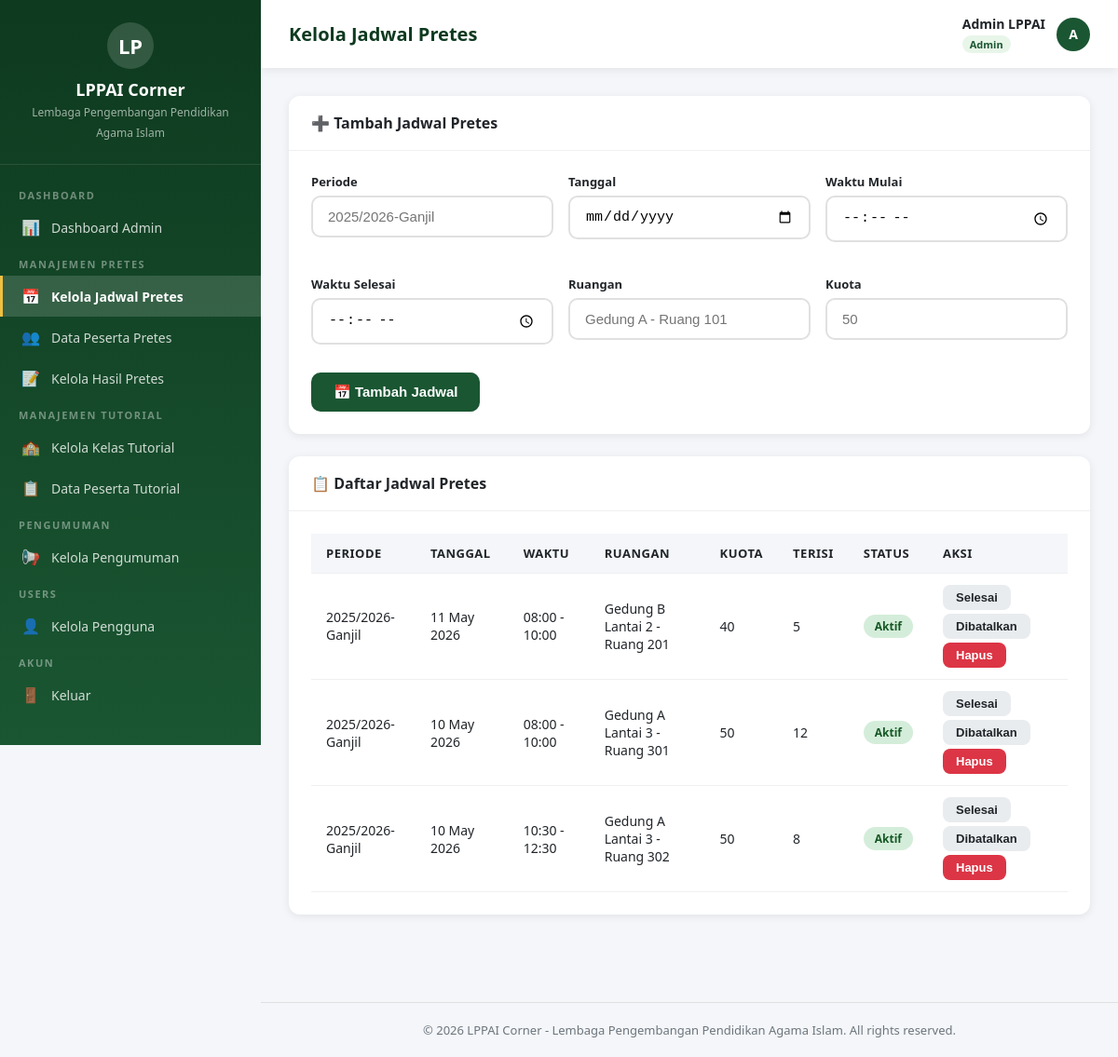
Page /admin/pretes-jadwal.php (signed in) on the committed database.
### tables this page shows
CREATE TABLE pretes_schedules (
    id INT AUTO_INCREMENT PRIMARY KEY,
    periode VARCHAR(20) NOT NULL,
    tanggal DATE NOT NULL,
    waktu_mulai TIME NOT NULL,
    waktu_selesai TIME NOT NULL,
    ruangan VARCHAR(100) NOT NULL,
    kuota INT DEFAULT 0,
    terisi INT DEFAULT 0,
    status ENUM('aktif', 'selesai', 'dibatalkan') DEFAULT 'aktif',
    created_at TIMESTAMP DEFAULT CURRENT_TIMESTAMP
);

### includes/auth.php (called while the page is built, shortened)
<?php
function sanitize($input) {
    return htmlspecialchars(trim($input), ENT_QUOTES, 'UTF-8');
}

### admin/pretes-jadwal.php (the view, shortened to what this page needs)
<?php
require_once __DIR__ . '/../includes/auth.php';
$pdo = getDBConnection();
$schedules = $pdo->query("SELECT * FROM pretes_schedules ORDER BY tanggal DESC, waktu_mulai")->fetchAll();
include __DIR__ . '/../includes/header.php';
?>
<div class="card">
    <div class="card-header">➕ Tambah Jadwal Pretes</div>
    <div class="card-body">
        <form method="POST">
            <div style="display:grid;grid-template-columns:repeat(auto-fit,minmax(220px,1fr));gap:16px;">
                <div class="form-group">
                    <label>Periode</label>
                    <input type="text" name="periode" placeholder="2025/2026-Ganjil" required>
                </div>
                <div class="form-group">
                    <label>Tanggal</label>
                    <input type="date" name="tanggal" required>
                </div>
                <div class="form-group">
                    <label>Waktu Mulai</label>
                    <input type="time" name="waktu_mulai" required>
                </div>
                <div class="form-group">
                    <label>Waktu Selesai</label>
                    <input type="time" name="waktu_selesai" required>
                </div>
                <div class="form-group">
                    <label>Ruangan</label>
                    <input type="text" name="ruangan" placeholder="Gedung A - Ruang 101" required>
                </div>
                <div class="form-group">
                    <label>Kuota</label>
                    <input type="number" name="kuota" min="1" placeholder="50" required>
                </div>
            </div>
            <button type="submit" class="btn btn-primary" style="width:auto;margin-top:10px;">📅 Tambah Jadwal</button>
        </form>
    </div>
</div>
<div class="card">
    <div class="card-header">📋 Daftar Jadwal Pretes</div>
    <div class="card-body">
        <div class="table-responsive">
            <table>
                <thead>
                    <tr>
                        <th>Periode</th>
                        <th>Tanggal</th>
                        <th>Waktu</th>
                        <th>Ruangan</th>
                        <th>Kuota</th>
                        <th>Terisi</th>
                        <th>Status</th>
                        <th>Aksi</th>
                    </tr>
                </thead>
                <tbody>
                    <?php foreach ($schedules as $s): ?>
                    <tr>
                        <td><?= sanitize($s['periode']) ?></td>
                        <td><?= date('d M Y', strtotime($s['tanggal'])) ?></td>
                        <td><?= date('H:i', strtotime($s['waktu_mulai'])) ?> - <?= date('H:i', strtotime($s['waktu_selesai'])) ?></td>
                        <td><?= sanitize($s['ruangan']) ?></td>
                        <td><?= $s['kuota'] ?></td>
                        <td><?= $s['terisi'] ?></td>
                        <td>
                            <?php
                            $badges = ['aktif' => 'badge-success', 'selesai' => 'badge-info', 'dibatalkan' => 'badge-danger'];
                            ?>
                            <span class="badge <?= $badges[$s['status']] ?? 'badge-info' ?>"><?= ucfirst($s['status']) ?></span>
                        </td>
                        <td style="display:flex;gap:4px;flex-wrap:wrap;">
                            <?php foreach (['aktif', 'selesai', 'dibatalkan'] as $st): ?>
                                <?php if ($s['status'] !== $st): ?>
                                <form method="POST" style="display:inline;">
                                    <button type="submit" class="btn btn-sm btn-secondary"><?= ucfirst($st) ?></button>
                                </form>
                                <?php endif; ?>
                            <?php endforeach; ?>
                            <form method="POST" style="display:inline;">
                                <button type="submit" class="btn btn-sm btn-danger" data-confirm="Hapus jadwal ini?">Hapus</button>
                            </form>
                        </td>
                    </tr>
                    <?php endforeach; ?>
                </tbody>
            </table>
        </div>
    </div>
</div>
<?php include __DIR__ . '/../includes/footer.php'; ?>

### assets/css/style.css (style rules this page uses)
:root { --primary: #1a5632; --primary-dark: #0e3a1f; --primary-light: #2d7a4a; --secondary: #f0c040; --accent: #e8f5e9; --sidebar-width: 280px; --text-dark: #212529; --text-muted: #6c757d; --bg-light: #f4f6f9; --white: #ffffff; --shadow: 0 2px 10px rgba(0,0,0,0.08); --shadow-lg: 0 4px 20px rgba(0,0,0,0.12); --radius: 12px; --transition: all 0.3s ease; }
* { margin: 0; padding: 0; box-sizing: border-box; }
body { font-family: 'Segoe UI', 'Inter', -apple-system, sans-serif; background: var(--bg-light); color: var(--text-dark); min-height: 100vh; }
.form-group { margin-bottom: 20px; text-align: left; }
.form-group label { display: block; font-weight: 600; font-size: 13px; color: var(--text-dark); margin-bottom: 6px; }
.form-group input { width: 100%; padding: 12px 16px; border: 2px solid #e0e0e0; border-radius: 10px; font-size: 15px; transition: var(--transition); outline: none; }
.btn { display: inline-flex; align-items: center; justify-content: center; padding: 12px 24px; border: none; border-radius: 10px; font-size: 15px; font-weight: 600; cursor: pointer; transition: var(--transition); text-decoration: none; gap: 8px; }
.btn-primary { background: var(--primary); color: var(--white); width: 100%; }
.btn-secondary { background: #e9ecef; color: var(--text-dark); }
.btn-danger { background: #dc3545; color: var(--white); }
.btn-sm { padding: 6px 14px; font-size: 13px; border-radius: 8px; }
.card { background: var(--white); border-radius: var(--radius); box-shadow: var(--shadow); margin-bottom: 24px; overflow: hidden; }
.card-header { padding: 18px 24px; border-bottom: 1px solid #f0f0f0; font-weight: 700; font-size: 16px; display: flex; align-items: center; justify-content: space-between; }
.card-body { padding: 24px; }
.table-responsive { overflow-x: auto; }
table { width: 100%; border-collapse: collapse; }
table th, table td { padding: 12px 16px; text-align: left; border-bottom: 1px solid #f0f0f0; font-size: 14px; }
table th { background: var(--bg-light); font-weight: 700; color: var(--text-dark); font-size: 13px; text-transform: uppercase; letter-spacing: 0.5px; }
.badge { display: inline-block; padding: 4px 12px; border-radius: 20px; font-size: 12px; font-weight: 600; }
.badge-success { background: #d4edda; color: #155724; }

### rows in the picture
pretes_schedules: periode "2025/2026-Ganjil", tanggal "11 May 2026", waktu_mulai "08:00", waktu_selesai "10:00", ruangan "Gedung B Lantai 2 - Ruang 201", kuota "40", terisi "5", status "Aktif", st "Selesai", st "Dibatalkan"
pretes_schedules: periode "2025/2026-Ganjil", tanggal "10 May 2026", waktu_mulai "08:00", waktu_selesai "10:00", ruangan "Gedung A Lantai 3 - Ruang 301", kuota "50", terisi "12", status "Aktif", st "Selesai", st "Dibatalkan"
pretes_schedules: periode "2025/2026-Ganjil", tanggal "10 May 2026", waktu_mulai "10:30", waktu_selesai "12:30", ruangan "Gedung A Lantai 3 - Ruang 302", kuota "50", terisi "8", status "Aktif", st "Selesai", st "Dibatalkan"

### other values in the picture
APP_NAME "LPPAI Corner"
PAGE_TITLE "Kelola Jadwal Pretes"
$currentUser['nama_lengkap'] "Admin LPPAI"
substr($currentUser['nama_lengkap'], 0, 1) "A"
